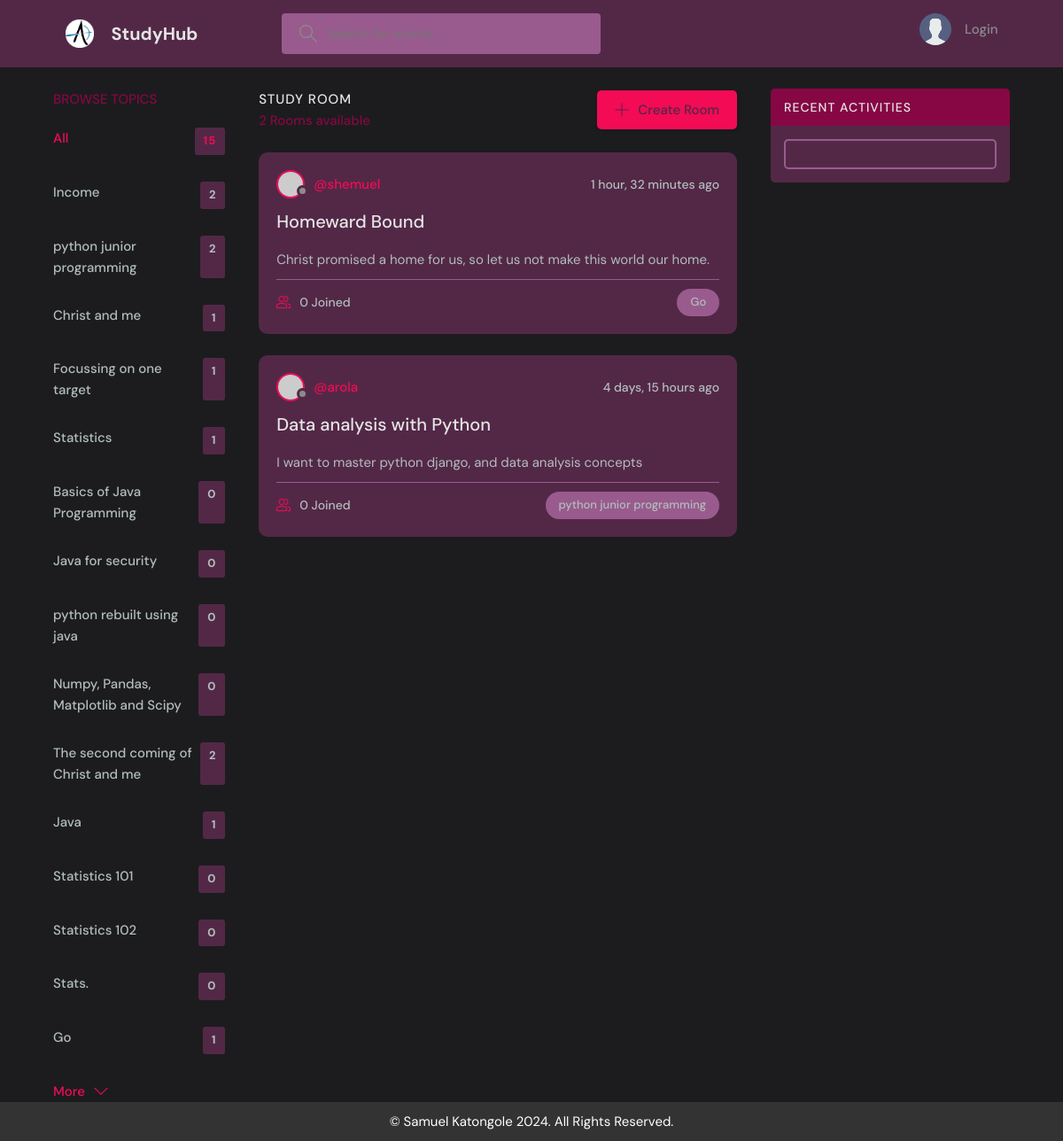
/?q=Go, run on an earlier commit of the app's database.
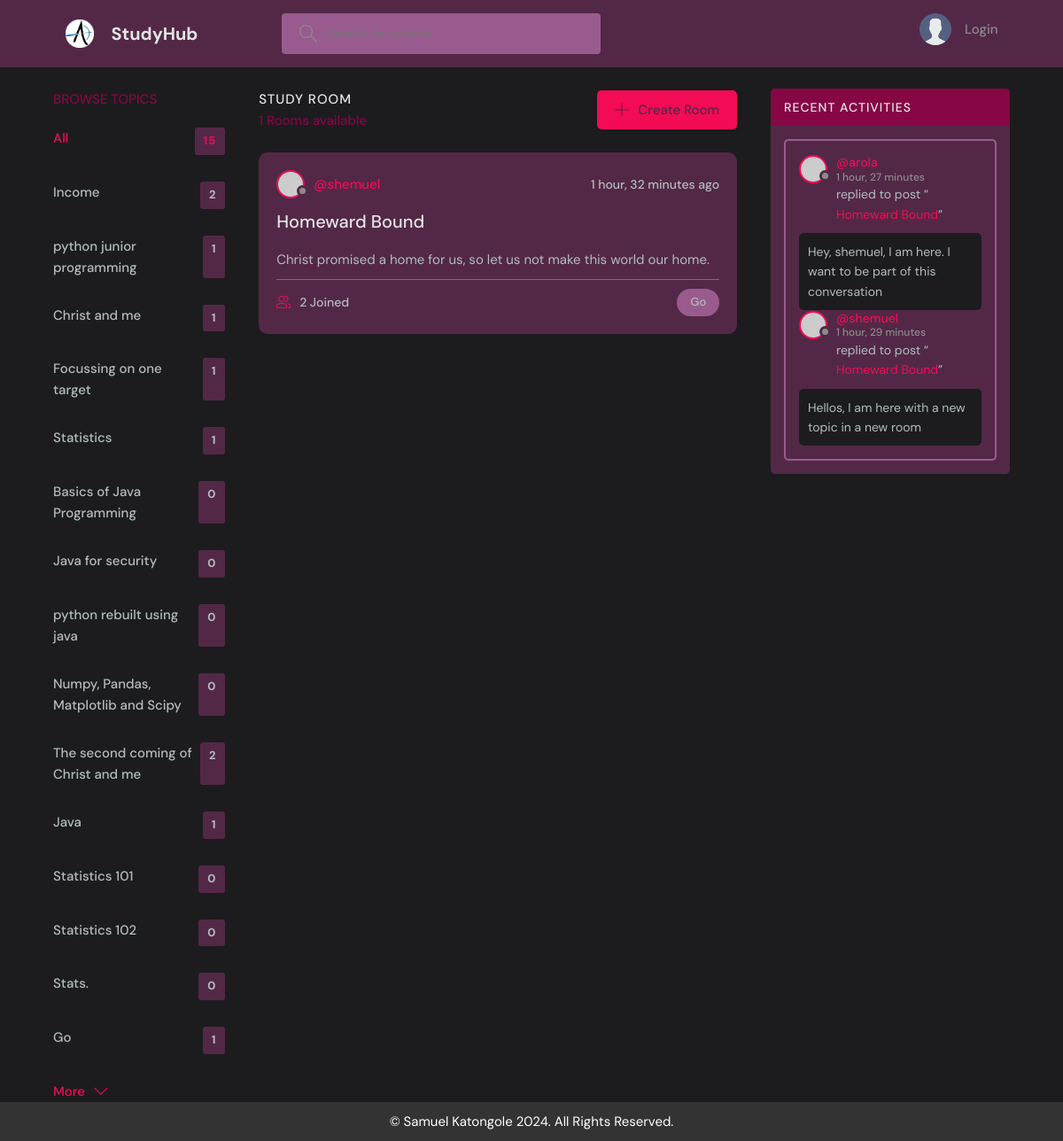
And on a later commit of the database.
### Rooms/models.py (models this page shows, shortened)
class Topic(models.Model):
    name=models.CharField(max_length=200)

class Room(models.Model):
    host = models.ForeignKey(User, on_delete= models.SET_NULL, null=True)
    topic = models.ForeignKey(Topic, on_delete= models.SET_NULL, null=True)
    description = models.TextField(null=True, blank=True) # description of the room
    name = models.CharField(max_length=200) # name of the room
    created = models.DateTimeField(auto_now_add=True) # created once
    updated= models.DateTimeField(auto_now=True) # changed
    participants = models.ManyToManyField(User, related_name='participants', blank=True)
    class Meta:
        ordering = ['-updated', '-created'] # ordered based on those fields
    def __str__(self):
        return str(self.name)

class Post(models.Model): # messages model
    author = models.ForeignKey(User, on_delete=models.CASCADE)
    room = models.ForeignKey(Room, on_delete=models.CASCADE)
    body = models.TextField()
    created_on= models.DateTimeField(auto_now_add=True) # date post created
    updated_on= models.DateTimeField(auto_now=True) # date last edited
    class Meta:
        ordering = ['-updated_on', '-created_on'] # ordered based on those fields

### Rooms/views.py (the view)
# urls.py: path('',views.home, name='home'),
def home(request):
    topics = Topic.objects.all() # query all topics from db
    q = request.GET.get('q') if request.GET.get('q')!=None else ''
    rooms = Room.objects.filter(
        Q(topic__name__icontains = q) |
        Q(name__icontains = q) | # room name
        Q(description__icontains = q) # room description
    )
    posts = Post.objects.all().filter(Q(room__topic__name__icontains=q)) # get all posts.. can filter here
    roomcount = rooms.count() # get total rooms
    topiccount = topics.count() # get total topics
    context = {
        'allrooms':rooms,
        'alltopics':topics,
        'roomcount':roomcount,
        'topiccount':topiccount,
        'posts':posts}
    return render(request, 'Rooms/home.html', context)

### Rooms/templates/Rooms/home.html (shortened to what this page needs)
{% extends 'parent_hub/base.html' %}
{% block content %}
<main class="layout layout--3">
    <div class="container">
        <div>
            {% include 'Rooms/topics_feed.html' %}
        </div>
        <div class="topics-view-main">
            <div class="roomList__header">
                <div>
                  <h2>Study Room</h2>
                  <p>{{roomcount}} Rooms available</p>
                </div>
                <a class="btn btn--main" href="{% url 'room-create' %}">
                  <svg version="1.1" xmlns="http://www.w3.org/2000/svg" width="32" height="32" viewBox="0 0 32 32">
                    <title>add</title>
                    <path
                      d="M16.943 0.943h-1.885v14.115h-14.115v1.885h14.115v14.115h1.885v-14.115h14.115v-1.885h-14.115v-14.115z"
                    ></path>
                  </svg>
                  Create Room
                </a>
            </div>
            {% include 'Rooms/rooms_feed.html' %}
        </div>
        <div class="activity-feed-sidebar">
          {% include 'Rooms/activity_feed.html' %}
        </div>
    </div>
</main>
{% endblock %}

### Rooms/templates/Rooms/topics_feed.html
<div class="topics">
    <div class="topics__header">
      <h2>Browse Topics</h2>
    </div>
    <ul class="topics__list">
      <li>
        <a href="{% url 'home' %}" class="active">All <span>{{topiccount}}</span></a>
      </li>
      {% for topic in alltopics %}
      <li>
        <a href="{% url 'home' %}?q={{topic.name}}">{{topic.name}} <span>
            {{topic.room_set.all.count}}</span></a>
      </li>
      {% endfor %}
    </ul>
    <a class="btn btn--link" href="topics.html">
      More
      <svg version="1.1" xmlns="http://www.w3.org/2000/svg" width="32" height="32" viewBox="0 0 32 32">
        <title>chevron-down</title>
        <path d="M16 21l-13-13h-3l16 16 16-16h-3l-13 13z"></path>
      </svg>
    </a>
</div>

### Rooms/templates/Rooms/rooms_feed.html (shortened to what this page needs)
  {% load static %}
  <div class="roomList">
    {% for room in allrooms %}
    <div class="roomListRoom">
      <div class="roomListRoom__header">
        <a href="{% url 'user-profile' room.host.id %}" class="roomListRoom__author">
          <div class="avatar avatar--small">
            <img src="https://randomuser.me/api/portraits/women/11.jpg" />
          </div>
          <span>@{{room.host.username}}</span>
        </a>
        <div class="roomListRoom__actions">
          <span>{{room.created|timesince}} ago</span>
        </div>
      </div>
      <div class="roomListRoom__content">
        <a href="{% url 'room' room.id %}">{{room.name}}</a>
        <p>
          {{room.description}}
        </p>
      </div>
      <div class="roomListRoom__meta">
        <a href="{% url 'room' room.id %}" class="roomListRoom__joined">
          {{room.participants.all.count}} Joined
        </a>
        <p class="roomListRoom__topic">{{room.topic.name}}</p>
      </div>
    </div>
    {% endfor %}
  </div>

### Rooms/templates/Rooms/activity_feed.html (shortened to what this page needs)
<div class="activities">
  <div class="activities__header">
    <h2>Recent Activities</h2>
  </div>
  <div class="activities__box">
    {% for post in posts %}
    <div class="activities__boxHeader roomListRoom__header">
      <a href="{% url 'user-profile' post.author.id %}" class="roomListRoom__author">
        <div class="avatar avatar--small">
          <img src="https://randomuser.me/api/portraits/women/11.jpg" />
        </div>
        <p>@{{post.author}}<span>{{post.created_on|timesince}}</span></p>
      </a>
    </div>
    <div class="activities__boxContent">
      <p>replied to post “<a href="{% url 'room' post.room.id %}">{{post.room}}</a>”</p>
      <div class="activities__boxRoomContent">
        {{post.body}}
    </div>
  </div>
  {% endfor %}
</div>

What changed in the data, as far as the page shows it:
removed Room: host.username "arola", created "4 days, 15 hours", name "Data analysis with Python", description "I want to master python django, and data analysis concepts", participants.all.count "0", topic.name "python junior programming"
computed for Topic "python junior programming": room_set.all.count "2" → "1"
computed for Room "Homeward Bound": participants.all.count "0" → "2"
added Post: author "arola", created_on "1 hour, 27 minutes", room "Homeward Bound", body "Hey, shemuel, I am here. I want to be part of this conversation"
added Post: author "shemuel", created_on "1 hour, 29 minutes", room "Homeward Bound", body "Hellos, I am here with a new topic in a new room"
Also different on the page:
{{ roomcount }}: "2" → "1"
